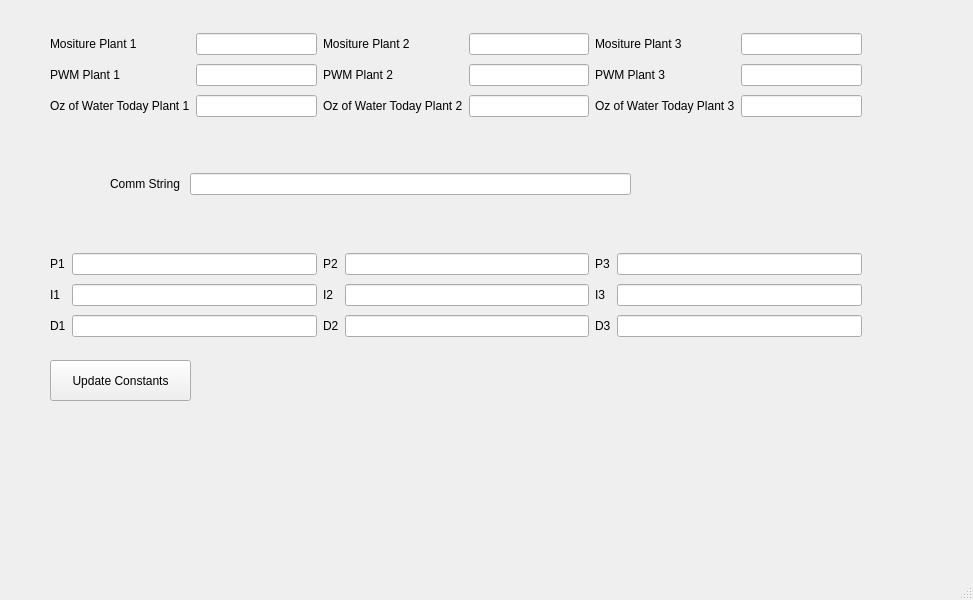
<?xml version="1.0" encoding="UTF-8"?>
<ui version="4.0">
 <class>MainWindow</class>
 <widget class="QMainWindow" name="MainWindow">
  <property name="geometry">
   <rect>
    <x>0</x>
    <y>0</y>
    <width>973</width>
    <height>600</height>
   </rect>
  </property>
  <property name="windowTitle">
   <string>MainWindow</string>
  </property>
  <widget class="QWidget" name="centralwidget">
   <widget class="QWidget" name="layoutWidget">
    <property name="geometry">
     <rect>
      <x>50</x>
      <y>250</y>
      <width>812</width>
      <height>92</height>
     </rect>
    </property>
    <layout class="QGridLayout" name="gridLayout_2">
     <item row="0" column="0">
      <widget class="QLabel" name="label_11">
       <property name="text">
        <string>P1</string>
       </property>
      </widget>
     </item>
     <item row="0" column="1">
      <widget class="QLineEdit" name="Pp_1"/>
     </item>
     <item row="0" column="2">
      <widget class="QLabel" name="label_12">
       <property name="text">
        <string>P2</string>
       </property>
      </widget>
     </item>
     <item row="0" column="3">
      <widget class="QLineEdit" name="Pp_2"/>
     </item>
     <item row="0" column="4">
      <widget class="QLabel" name="label_13">
       <property name="text">
        <string>P3</string>
       </property>
      </widget>
     </item>
     <item row="0" column="5">
      <widget class="QLineEdit" name="Pp_3"/>
     </item>
     <item row="1" column="0">
      <widget class="QLabel" name="label_14">
       <property name="text">
        <string>I1</string>
       </property>
      </widget>
     </item>
     <item row="1" column="1">
      <widget class="QLineEdit" name="Ip_1"/>
     </item>
     <item row="1" column="3">
      <widget class="QLineEdit" name="Ip_2"/>
     </item>
     <item row="1" column="4">
      <widget class="QLabel" name="label_16">
       <property name="text">
        <string>I3</string>
       </property>
      </widget>
     </item>
     <item row="1" column="5">
      <widget class="QLineEdit" name="Ip_3"/>
     </item>
     <item row="2" column="0">
      <widget class="QLabel" name="label_17">
       <property name="text">
        <string>D1</string>
       </property>
      </widget>
     </item>
     <item row="2" column="1">
      <widget class="QLineEdit" name="Dp_1"/>
     </item>
     <item row="2" column="2">
      <widget class="QLabel" name="label_18">
       <property name="text">
        <string>D2</string>
       </property>
      </widget>
     </item>
     <item row="2" column="3">
      <widget class="QLineEdit" name="Dp_2"/>
     </item>
     <item row="2" column="4">
      <widget class="QLabel" name="label_19">
       <property name="text">
        <string>D3</string>
       </property>
      </widget>
     </item>
     <item row="2" column="5">
      <widget class="QLineEdit" name="Dp_3"/>
     </item>
     <item row="1" column="2">
      <widget class="QLabel" name="label_15">
       <property name="text">
        <string>I2</string>
       </property>
      </widget>
     </item>
    </layout>
   </widget>
   <widget class="QWidget" name="layoutWidget">
    <property name="geometry">
     <rect>
      <x>50</x>
      <y>30</y>
      <width>812</width>
      <height>92</height>
     </rect>
    </property>
    <layout class="QGridLayout" name="gridLayout">
     <item row="0" column="0">
      <widget class="QLabel" name="label">
       <property name="text">
        <string>Mositure Plant 1</string>
       </property>
      </widget>
     </item>
     <item row="0" column="1">
      <widget class="QLineEdit" name="MOS_PLANT1"/>
     </item>
     <item row="0" column="2">
      <widget class="QLabel" name="label_7">
       <property name="text">
        <string>Mositure Plant 2</string>
       </property>
      </widget>
     </item>
     <item row="0" column="3">
      <widget class="QLineEdit" name="MOS_PLANT2"/>
     </item>
     <item row="0" column="4">
      <widget class="QLabel" name="label_10">
       <property name="text">
        <string>Mositure Plant 3</string>
       </property>
      </widget>
     </item>
     <item row="0" column="5">
      <widget class="QLineEdit" name="MOS_PLANT3"/>
     </item>
     <item row="1" column="0">
      <widget class="QLabel" name="label_2">
       <property name="text">
        <string>PWM Plant 1</string>
       </property>
      </widget>
     </item>
     <item row="1" column="1">
      <widget class="QLineEdit" name="PWM_PLANT1"/>
     </item>
     <item row="1" column="2">
      <widget class="QLabel" name="label_6">
       <property name="text">
        <string>PWM Plant 2</string>
       </property>
      </widget>
     </item>
     <item row="1" column="3">
      <widget class="QLineEdit" name="PWM_PLANT2"/>
     </item>
     <item row="1" column="4">
      <widget class="QLabel" name="label_9">
       <property name="text">
        <string>PWM Plant 3</string>
       </property>
      </widget>
     </item>
     <item row="1" column="5">
      <widget class="QLineEdit" name="PWM_PLANT3"/>
     </item>
     <item row="2" column="0">
      <widget class="QLabel" name="label_3">
       <property name="text">
        <string>Oz of Water Today Plant 1</string>
       </property>
      </widget>
     </item>
     <item row="2" column="1">
      <widget class="QLineEdit" name="WATER_PLANT1"/>
     </item>
     <item row="2" column="2">
      <widget class="QLabel" name="label_5">
       <property name="text">
        <string>Oz of Water Today Plant 2</string>
       </property>
      </widget>
     </item>
     <item row="2" column="3">
      <widget class="QLineEdit" name="WATER_PLANT2"/>
     </item>
     <item row="2" column="4">
      <widget class="QLabel" name="label_8">
       <property name="text">
        <string>Oz of Water Today Plant 3</string>
       </property>
      </widget>
     </item>
     <item row="2" column="5">
      <widget class="QLineEdit" name="WATER_PLANT3"/>
     </item>
    </layout>
   </widget>
   <widget class="QWidget" name="layoutWidget">
    <property name="geometry">
     <rect>
      <x>110</x>
      <y>170</y>
      <width>521</width>
      <height>28</height>
     </rect>
    </property>
    <layout class="QHBoxLayout" name="horizontalLayout">
     <item>
      <widget class="QLabel" name="label_4">
       <property name="text">
        <string>Comm String </string>
       </property>
      </widget>
     </item>
     <item>
      <widget class="QLineEdit" name="COMM_DATA"/>
     </item>
    </layout>
   </widget>
   <widget class="QPushButton" name="Update_Constants">
    <property name="geometry">
     <rect>
      <x>50</x>
      <y>360</y>
      <width>141</width>
      <height>41</height>
     </rect>
    </property>
    <property name="text">
     <string>Update Constants</string>
    </property>
   </widget>
  </widget>
  <widget class="QMenuBar" name="menubar">
   <property name="geometry">
    <rect>
     <x>0</x>
     <y>0</y>
     <width>973</width>
     <height>25</height>
    </rect>
   </property>
  </widget>
  <widget class="QStatusBar" name="statusbar"/>
 </widget>
 <resources/>
 <connections/>
</ui>
